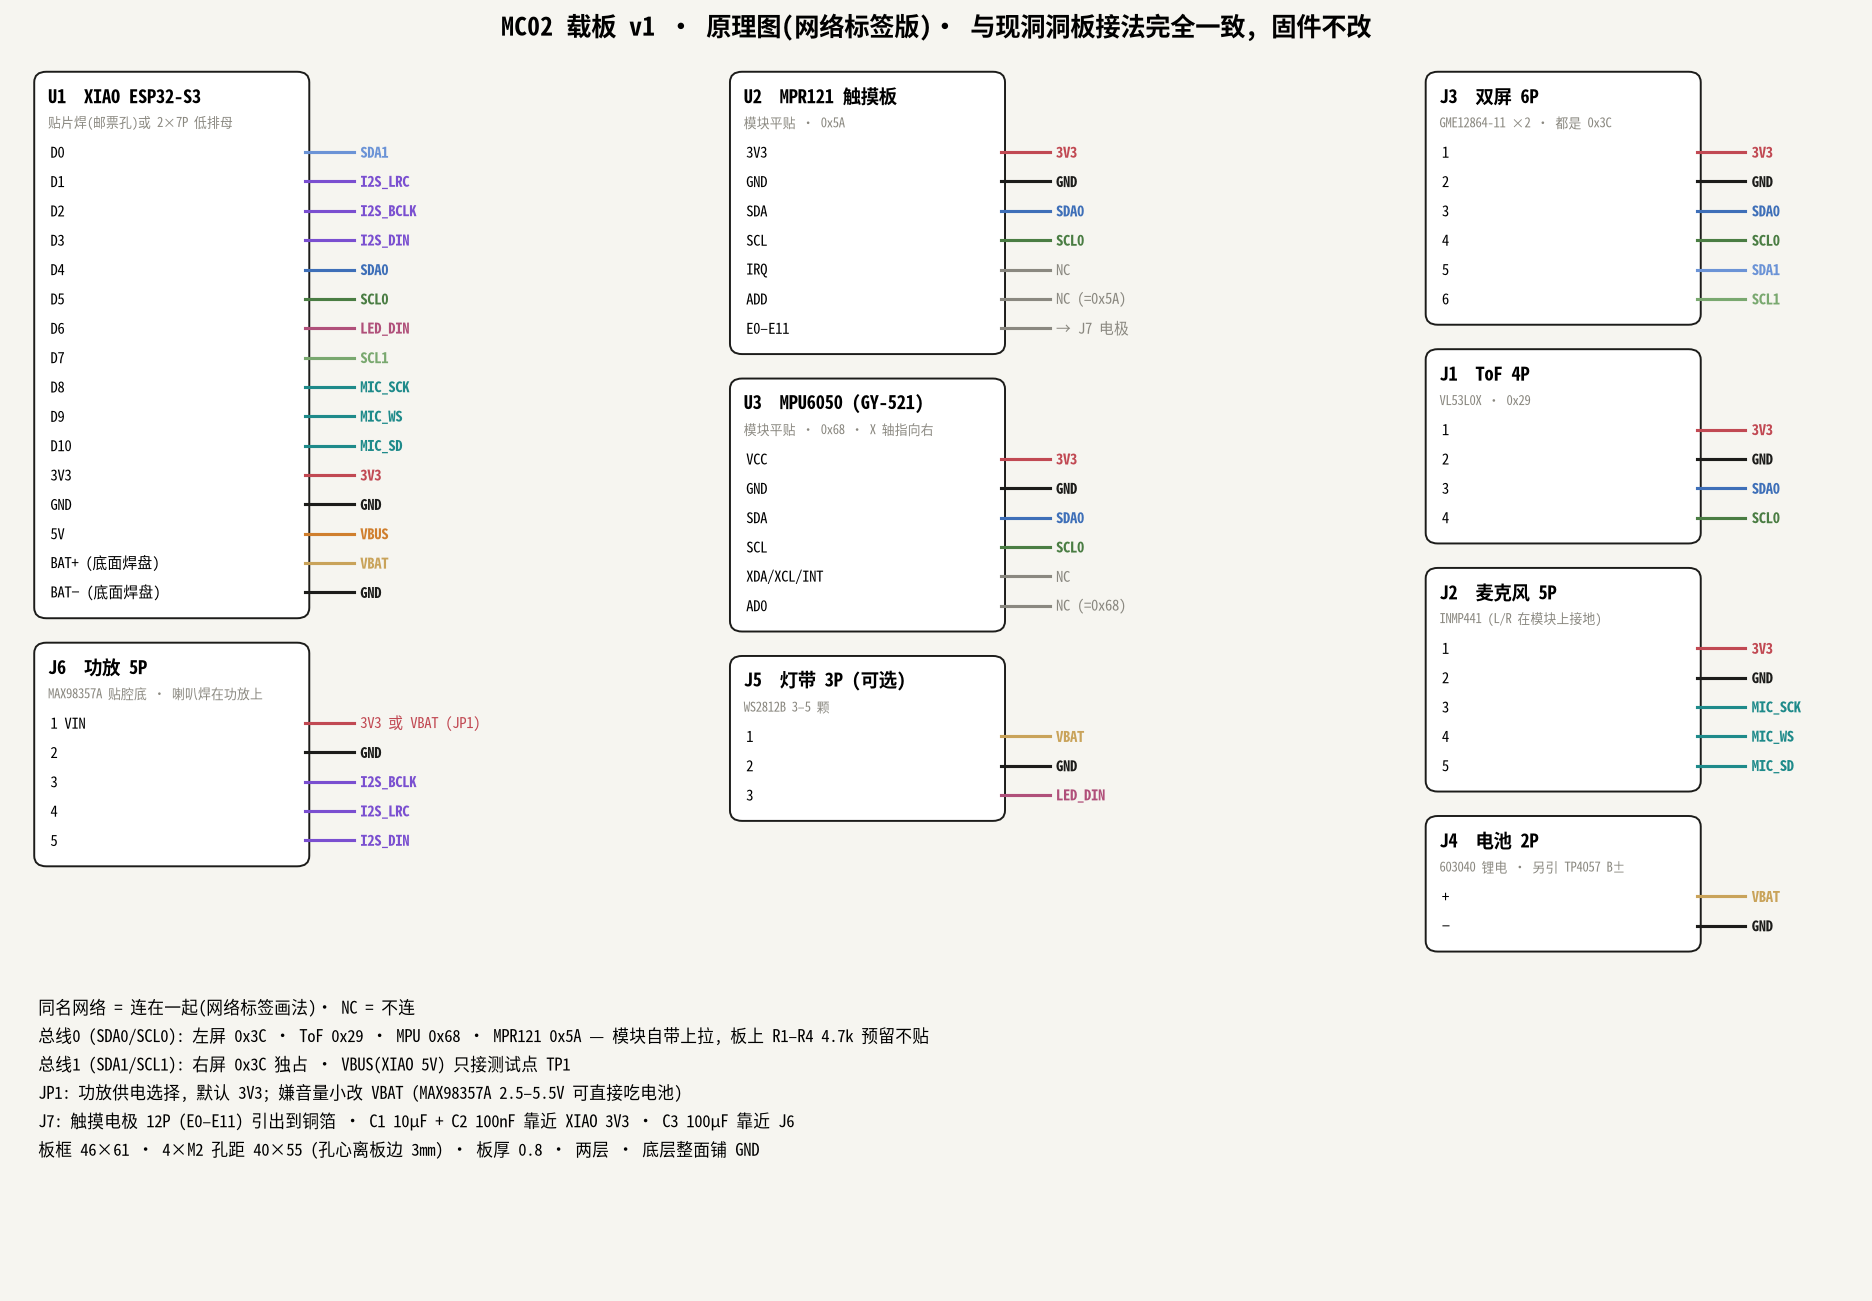

Write the Python code that produced this figure.
#!/usr/bin/env python3
"""
MC02 carrier board v1 — net-label schematic.

Single source of truth for the custom PCB that replaces the 18×24
perfboard: every block lists its pins and the net each pin lands on.
Same nets as the hand-wired board (SOLDER_STEPS.md, mc02_holes.py), so
the firmware does not change. Pins with the same net name are connected
— that is how a schematic with net labels reads.

Usage: python3 hardware/schematic_v1.py [out_dir]   Writes schematic_v1.png
"""
import sys

import matplotlib
matplotlib.use('Agg')
matplotlib.rcParams['font.family'] = 'monospace'
matplotlib.rcParams['font.monospace'] = ['Noto Sans Mono CJK SC', 'DejaVu Sans Mono']
import matplotlib.pyplot as plt
from matplotlib.patches import FancyBboxPatch

INK, BG, DIM = '#1c1c1a', '#f6f5f0', '#8a8880'
NET_COL = {'3V3': '#c14953', 'GND': '#1c1c1a', 'VBAT': '#c9a35a', 'VBUS': '#d07f2e',
           'SDA0': '#3e6fb8', 'SCL0': '#4a7d43', 'SDA1': '#6b93d6', 'SCL1': '#79a86f',
           'I2S_BCLK': '#7a4fd0', 'I2S_LRC': '#7a4fd0', 'I2S_DIN': '#7a4fd0',
           'MIC_SCK': '#1e8a8a', 'MIC_WS': '#1e8a8a', 'MIC_SD': '#1e8a8a',
           'LED_DIN': '#b0507a', 'SPK+': '#555', 'SPK-': '#555'}

# block: (x, _, title, subtitle, [(pin, net)], side)  side = 'L'|'R' net labels
BLOCKS = [
    (0.0, 9.6, 'U1  XIAO ESP32-S3', '贴片焊(邮票孔)或 2×7P 低排母', [
        ('D0', 'SDA1'), ('D1', 'I2S_LRC'), ('D2', 'I2S_BCLK'), ('D3', 'I2S_DIN'),
        ('D4', 'SDA0'), ('D5', 'SCL0'), ('D6', 'LED_DIN'), ('D7', 'SCL1'),
        ('D8', 'MIC_SCK'), ('D9', 'MIC_WS'), ('D10', 'MIC_SD'),
        ('3V3', '3V3'), ('GND', 'GND'), ('5V', 'VBUS'),
        ('BAT+ (底面焊盘)', 'VBAT'), ('BAT− (底面焊盘)', 'GND')], 'R'),
    (8.6, 9.6, 'U2  MPR121 触摸板', '模块平贴 · 0x5A', [
        ('3V3', '3V3'), ('GND', 'GND'), ('SDA', 'SDA0'), ('SCL', 'SCL0'),
        ('IRQ', 'NC'), ('ADD', 'NC (=0x5A)'), ('E0–E11', '→ J7 电极')], 'R'),
    (8.6, 5.2, 'U3  MPU6050 (GY-521)', '模块平贴 · 0x68 · X 轴指向右', [
        ('VCC', '3V3'), ('GND', 'GND'), ('SDA', 'SDA0'), ('SCL', 'SCL0'),
        ('XDA/XCL/INT', 'NC'), ('AD0', 'NC (=0x68)')], 'R'),
    (17.2, 9.6, 'J3  双屏 6P', 'GME12864-11 ×2 · 都是 0x3C', [
        ('1', '3V3'), ('2', 'GND'), ('3', 'SDA0'), ('4', 'SCL0'),
        ('5', 'SDA1'), ('6', 'SCL1')], 'R'),
    (17.2, 5.9, 'J1  ToF 4P', 'VL53L0X · 0x29', [
        ('1', '3V3'), ('2', 'GND'), ('3', 'SDA0'), ('4', 'SCL0')], 'R'),
    (17.2, 3.2, 'J2  麦克风 5P', 'INMP441 (L/R 在模块上接地)', [
        ('1', '3V3'), ('2', 'GND'), ('3', 'MIC_SCK'), ('4', 'MIC_WS'),
        ('5', 'MIC_SD')], 'R'),
    (0.0, 2.6, 'J6  功放 5P', 'MAX98357A 贴腔底 · 喇叭焊在功放上', [
        ('1 VIN', '3V3 或 VBAT (JP1)'), ('2', 'GND'), ('3', 'I2S_BCLK'),
        ('4', 'I2S_LRC'), ('5', 'I2S_DIN')], 'R'),
    (8.6, 1.6, 'J5  灯带 3P (可选)', 'WS2812B 3–5 颗', [
        ('1', 'VBAT'), ('2', 'GND'), ('3', 'LED_DIN')], 'R'),
    (17.2, 0.4, 'J4  电池 2P', '603040 锂电 · 另引 TP4057 B±', [
        ('+', 'VBAT'), ('−', 'GND')], 'R'),
]


def draw_block(ax, x, y, title, sub, pins, side):
    h = 0.42 * len(pins) + 1.0
    ax.add_patch(FancyBboxPatch((x, y - h), 3.3, h, boxstyle='round,pad=0.05,rounding_size=0.15',
                                fc='#ffffff', ec=INK, lw=1.0))
    ax.text(x + 0.12, y - 0.3, title, fontsize=9.5, fontweight='bold', va='center')
    ax.text(x + 0.12, y - 0.68, sub, fontsize=6.6, color=DIM, va='center')
    for i, (pin, net) in enumerate(pins):
        py = y - 1.1 - 0.42 * i
        ax.text(x + 0.15, py, pin, fontsize=7.6, va='center')
        col = NET_COL.get(net.split(' ')[0], DIM)
        ax.plot([x + 3.3, x + 3.9], [py, py], color=col, lw=1.6)
        ax.text(x + 3.98, py, net, fontsize=7.6, va='center', color=col,
                fontweight='bold' if net in NET_COL else 'normal')


def main(out='.'):
    fig, ax = plt.subplots(figsize=(17, 11.5), facecolor=BG)
    ax.set_facecolor(BG); ax.axis('off')
    tops = {}                       # stack blocks per column, top-down
    for x, _, *rest in BLOCKS:
        y = tops.get(x, 10.0)
        draw_block(ax, x, y, *rest)
        tops[x] = y - (0.42 * len(rest[2]) + 1.0) - 0.45
    ybot = min(tops.values())
    notes = ('同名网络 = 连在一起(网络标签画法)· NC = 不连\n'
             '总线0 (SDA0/SCL0): 左屏 0x3C · ToF 0x29 · MPU 0x68 · MPR121 0x5A — 模块自带上拉, '
             '板上 R1–R4 4.7k 预留不贴\n'
             '总线1 (SDA1/SCL1): 右屏 0x3C 独占 · VBUS(XIAO 5V) 只接测试点 TP1\n'
             'JP1: 功放供电选择, 默认 3V3; 嫌音量小改 VBAT (MAX98357A 2.5–5.5V 可直接吃电池)\n'
             'J7: 触摸电极 12P (E0–E11) 引出到铜箔 · C1 10µF + C2 100nF 靠近 XIAO 3V3 · C3 100µF 靠近 J6\n'
             '板框 46×61 · 4×M2 孔距 40×55 (孔心离板边 3mm) · 板厚 0.8 · 两层 · 底层整面铺 GND')
    ax.text(0, ybot - 0.2, notes, fontsize=8.6, va='top', linespacing=1.7)
    ax.set_xlim(-0.3, 22.5); ax.set_ylim(ybot - 4.4, 10.4)
    ax.set_title('MC02 载板 v1 · 原理图(网络标签版)· 与现洞洞板接法完全一致, 固件不改',
                 fontsize=13, fontweight='bold')
    fig.savefig(f'{out}/schematic_v1.png', dpi=140, facecolor=BG, bbox_inches='tight')
    print(f'→ {out}/schematic_v1.png')


if __name__ == '__main__':
    main(sys.argv[1] if len(sys.argv) > 1 else '.')
